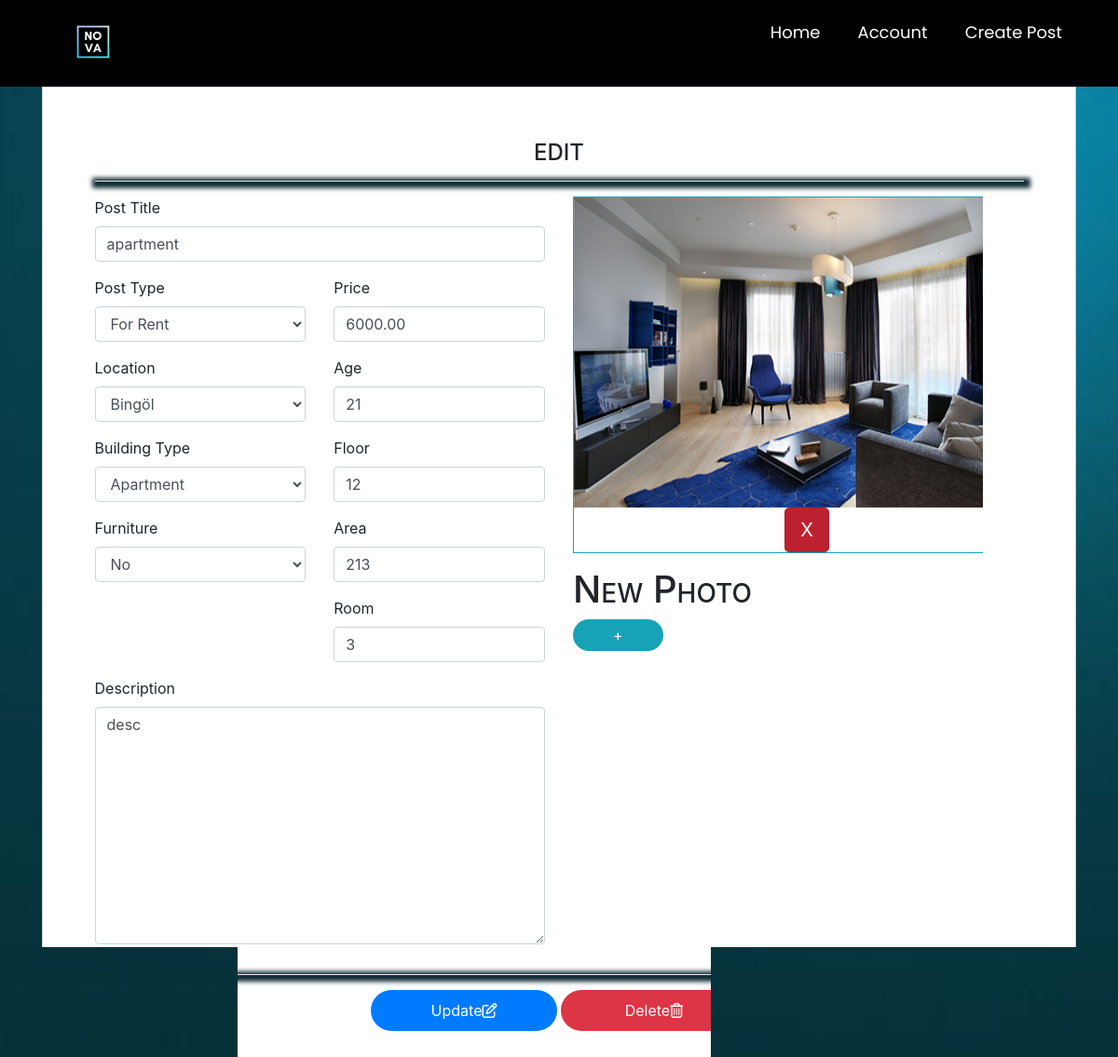
/editpost/101 (signed in), run on the app's committed database.
### main/models.py (models this page shows, shortened)
class Post(models.Model):
    ouruser = models.ForeignKey(ourUser, null=True, on_delete=models.CASCADE)
    post_title = models.CharField(max_length=255,null=True)
    post_description = models.TextField()
    price = models.DecimalField(decimal_places=2 , max_digits=12)
    location = models.CharField(max_length=255,null=True,choices=city)
    postType = models.CharField(choices=RorS , max_length=50, null=True , default='For Sale')
    floor = models.DecimalField(decimal_places=0 , max_digits=3 ,null=True)
    building_age = models.DecimalField(decimal_places=0, max_digits=2 , null=True)
    area = models.DecimalField(decimal_places=0,max_digits=4 ,null=True)
    isFurniture = models.CharField(choices=Furniture ,null=True,max_length=50,default="No")
    building_type = models.CharField(choices=b_types ,null=True ,max_length=50)
    room = models.DecimalField(decimal_places=0 , max_digits=3 ,null=True)

class PostImages(models.Model):
    image = models.ImageField(null=True, blank=True)
    gallery = models.ForeignKey(Post,null=True,on_delete= models.CASCADE)

### main/decorators.py (the view)
        def wrapper_func(request, *args, **kwargs):
            group = None
            if request.user.groups.exists():
                group = request.user.groups.all()[0].name
            if group in allowed_roles:
                return view_func(request, *args, **kwargs)
            else:
                return HttpResponse('You are not authorized to view this page')

### main/forms.py
class CreatePost(ModelForm):
    class Meta:
        model = Post
        fields = ['postType' , 'isFurniture' , 'building_type' , 'location' , 'post_title' ,'price' , 'building_age','floor','post_description','area', 'room' ]

### main/views.py (called while the page is built, shortened)
@login_required
@allowed_users(allowed_roles=['customer'])
def editpost(request, pk):
    fuser = Post.objects.get(id=pk)
    p_form = CreatePost(instance=fuser)
    pimage = PostImages.objects.filter(gallery=fuser)
    mydict = {'fuser': fuser, 'p_form': p_form, 'pimage': pimage}
    return render(request, 'main/editpost.html', context=mydict)

### main/templates/main/editpost.html (shortened to what this page needs)
{% extends 'main/mainpage.html' %}
{% load widget_tweaks %}
{% load static %}
{% block content %}
<head xmlns="http://www.w3.org/1999/html">
  <link href="//maxcdn.bootstrapcdn.com/bootstrap/4.1.1/css/bootstrap.min.css" rel="stylesheet" id="bootstrap-css">
</head>
<body >
    <div id="updates">
<form method="post" enctype="multipart/form-data">
<div class="container register-form">
  <div class="form">
    <div class="form-content">
                <center>
            <h4>EDIT</h4>
            <hr>
          </center>
      <div class="row">
        <div class="col-sm">
          <div class="form-group">
            <label>Post Title</label>
            {% render_field p_form.post_title class="form-control" placeholder="Post Title" %}
          </div>
        <div class="row">
        <div class="col-sm">
            <div class="form-group">
              <label>Post Type</label>
              {% render_field p_form.postType class="form-control" placeholder="Post Type" %}
            </div>
            <div class="form-group">
              <label>Location</label>
              {% render_field p_form.location class="form-control" placeholder="Location" %}
            </div>
            <div class="form-group">
              <label>Building Type</label>
              {% render_field p_form.building_type class="form-control" placeholder="Type" %}
            </div>
            <div class="form-group">
              <label>Furniture</label>
              {% render_field p_form.isFurniture class="form-control" placeholder="Furniture" %}
            </div>
        </div>
          <div class="col-sm">
            <div class="form-group">
              <label>Price</label>
              {% render_field p_form.price class="form-control" placeholder="Price" %}
            </div>
            <div class="form-group">
              <label>Age</label>
              {% render_field p_form.building_age class="form-control" placeholder="Age" %}
            </div>
            <div class="form-group">
              <label>Floor</label>
              {% render_field p_form.floor class="form-control" placeholder="Floor" %}
            </div>
               <div class="form-group">
                 <label>Area</label>
              {% render_field p_form.area class="form-control" placeholder="Area" %}
            </div>
                           <div class="form-group">
                 <label>Room</label>
              {% render_field p_form.room class="form-control" placeholder="Room" %}
            </div>
          </div>
        </div>
            <div class="form-group">
              <label>Description</label>
              {% render_field p_form.post_description class="form-control desdiv" placeholder="Description" %}
            </div>
        </div>
		<div class="col-sm">
            <div id="slide-wrapper">
                <div id="slider" >
                    {% for i in pimage %}
                    <div class="border border-info">
                    <img class="thumbnail" src="{% static i.image.url %}" width="500" height="333">
                        <center><a href="{% url 'delete-photo' i.id %}" class="btn btn-danger btn-lg active" role="button"
                                   aria-pressed="true">X</a></center>
                    </div>
                    {% endfor %}
                </div>
            </div>
            <div class="row">
                <div id="addbutton"  style="top:15px;" class="col-sm">
                    <h1>New Photo</h1>
                <button  onclick="showphoto()" type="button" class=" btnSubmit btn-info ">+</button>
                </div>
            </div>
		</div>
      </div>
      <hr>
           <center>
               <button type="submit" class="btnSubmit btn-primary" >Update<i class="far fa-edit"></i></button>
               <button onclick="show()" type="button" class=" btnSubmit btn-danger ">Delete<i class="far fa-trash-alt"></i></button>
      </center>
    </div>
  </div>
</div>
</form>
    </div>
</body>
{% endblock content %}

### main/templates/main/editpost.html (style rules this page uses)
hr { border-style: none; box-shadow: 2px 2px 5px 5px #102c35; }
a:link { text-decoration: none; }
.form-content { padding: 5%; border: 1px solid #ced4da; margin-bottom: 2%; background: white; }
.btnSubmit { border: none; border-radius: 1.5rem; padding: 1%; width: 20%; cursor: pointer; background: #0062cc; color: #fff; }
#slider { width: 440px; display: flex; flex-wrap: nowrap; overflow-x: auto; cursor: grab; }
#addbutton { display:block; }
h1 { font-size: 35px; font-family: "Times New Roman", Times, cursive; font-weight: lighter; font-variant: small-caps; color:#f8fcfd; }
#updates { display:block; }
.desdiv { max-height: 300px; min-height: 255px; }

### main/templates/main/mainpage.html (style rules this page uses)
body.g { background-image: url('/static/images/wallpaper.jpg'); background-size: cover; background-repeat: no-repeat; background-attachment: fixed; }
.show, .icon, input { display: none; }

### data on the page
Post: post_title "apartment", postType "For Rent", location "Bingöl", building_type "Apartment", isFurniture "No", price "6000.00", building_age "21", floor "12", area "213", room "3", post_description "desc"
PostImages: image (picture)
